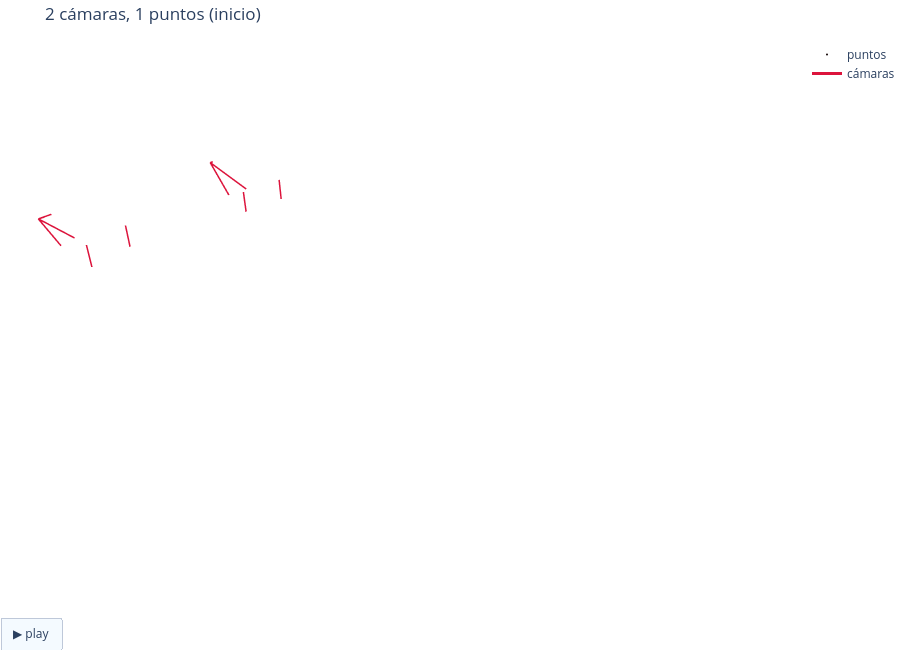

Notebook code cell kept with this figure:
### Markdown cell above
**la animación:** cada cuadro es el estado después de agregar una foto

### Code cell
# Calculamos límites fijos para los ejes, así la vista no salta entre cuadros
def ejes_de(camaras, puntos):
    X = np.array(list(puntos.values()) + [centro(c) for c in camaras.values()])
    # Usamos los percentiles 1 y 99 para ignorar puntos sueltos y agregamos un margen del 10 %
    lo, hi = np.percentile(X, 1, axis=0), np.percentile(X, 99, axis=0)
    pad = 0.1 * (hi - lo)
    lo, hi = lo - pad, hi + pad
    return dict(xaxis=dict(range=[lo[0], hi[0]], visible=False), yaxis=dict(range=[lo[2], hi[2]], visible=False),
                zaxis=dict(range=[-hi[1], -lo[1]], visible=False), aspectmode="manual",
                aspectratio=dict(x=1, y=(hi[2] - lo[2]) / (hi[0] - lo[0]), z=(hi[1] - lo[1]) / (hi[0] - lo[0])))

final_cam, final_pts = historia[-1][0], historia[-1][1]
# Fijamos el tamaño de las pirámides según el modelo final
tam = 0.12 * np.median(np.linalg.norm(np.array(list(final_pts.values())) - centro(final_cam[A0]), axis=1))
# Creamos un cuadro de animación por cada estado guardado en la historia
cuadros_anim = [go.Frame(data=figura(c, p, ff, "", tam, 4000), name=str(k), layout=go.Layout(title=f"{len(c)} cámaras, {len(p)} puntos ({nombre})"))
                for k, (c, p, ff, nombre) in enumerate(historia)]
fig = go.Figure(data=cuadros_anim[0].data, frames=cuadros_anim)
# Agregamos el botón de play y el slider para recorrer los pasos
fig.update_layout(height=650, scene=ejes_de(final_cam, final_pts), margin=dict(l=0, r=0, t=40, b=0), title=cuadros_anim[0].layout.title.text,
    updatemenus=[dict(type="buttons", x=0.05, y=0.05, buttons=[dict(label="▶ play", method="animate", args=[None, dict(frame=dict(duration=600, redraw=True), fromcurrent=True)])])],
    sliders=[dict(x=0.15, y=0.02, len=0.8, currentvalue=dict(prefix="paso "), steps=[dict(label=str(k), method="animate", args=[[str(k)], dict(mode="immediate", frame=dict(duration=0, redraw=True))]) for k in range(len(historia))])])
fig.show()

### Figure 1 — Plotly figure (JSON) as saved in the notebook; plotly's stock layout.template omitted (floating-point values rounded to 4 significant figures)
{"data": [{"marker": {"color": ["rgb(15,0,0)"], "size": 1.5}, "mode": "markers", "name": "puntos", "type": "scatter3d", "x": [-0.1255], "y": [4.32], "z": [-0.09894]}, {"line": {"color": "crimson", "width": 3}, "mode": "lines", "name": "cámaras", "type": "scatter3d", "x": [0.0, -0.1204, NaN, 0.0, 0.1204, NaN, 0.0, 0.1204, NaN, 0.0, -0.1204, NaN, -0.1204, 0.1204, 0.1204, -0.1204, -0.1204, NaN, 1.024, 0.7653, NaN, 1.024, 0.9976, NaN, 1.024, 1.015, NaN, 1.024, 0.7828, NaN, 0.7653, 0.9976, 1.015, 0.7828, 0.7653, NaN], "y": [0.0, 0.5187, NaN, 0.0, 0.5187, NaN, 0.0, 0.5187, NaN, 0.0, 0.5187, NaN, 0.5187, 0.5187, 0.5187, 0.5187, 0.5187, NaN, -0.02586, 0.4372, NaN, -0.02586, 0.4993, NaN, -0.02586, 0.5129, NaN, -0.02586, 0.4509, NaN, 0.4372, 0.4993, 0.5129, 0.4509, 0.4372, NaN], "z": [-0.0, 0.2141, NaN, -0.0, 0.2141, NaN, -0.0, -0.2141, NaN, -0.0, -0.2141, NaN, 0.2141, 0.2141, -0.2141, -0.2141, 0.2141, NaN, -0.02869, 0.1898, NaN, -0.02869, 0.2013, NaN, -0.02869, -0.2262, NaN, -0.02869, -0.2377, NaN, 0.1898, 0.2013, -0.2262, -0.2377, 0.1898, NaN]}], "layout": {"height": 650, "margin": {"b": 0, "l": 0, "r": 0, "t": 40}, "scene": {"aspectmode": "manual", "aspectratio": {"x": 1, "y": 3.779, "z": 0.08604}, "xaxis": {"range": [-0.2357, 1.117], "visible": false}, "yaxis": {"range": [-0.4512, 4.659], "visible": false}, "zaxis": {"range": [-0.1072, 0.009123], "visible": false}}, "sliders": [{"currentvalue": {"prefix": "paso "}, "len": 0.8, "steps": [{"args": [["0"], {"frame": {"duration": 0, "redraw": true}, "mode": "immediate"}], "label": "0", "method": "animate"}], "x": 0.15, "y": 0.02}], "title": {"text": "2 cámaras, 1 puntos (inicio)"}, "updatemenus": [{"buttons": [{"args": [null, {"frame": {"duration": 600, "redraw": true}, "fromcurrent": true}], "label": "▶ play", "method": "animate"}], "type": "buttons", "x": 0.05, "y": 0.05}]}}
